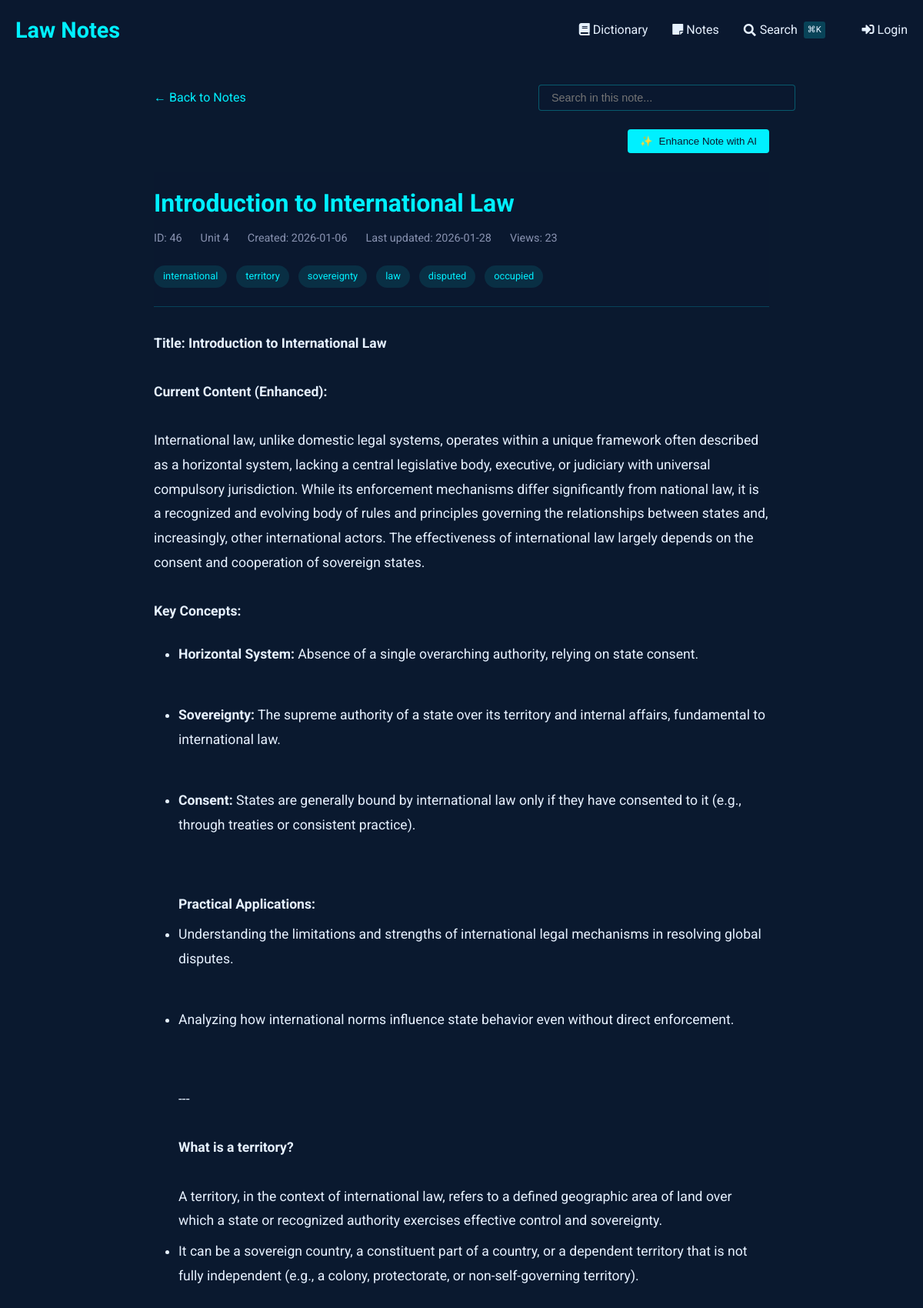
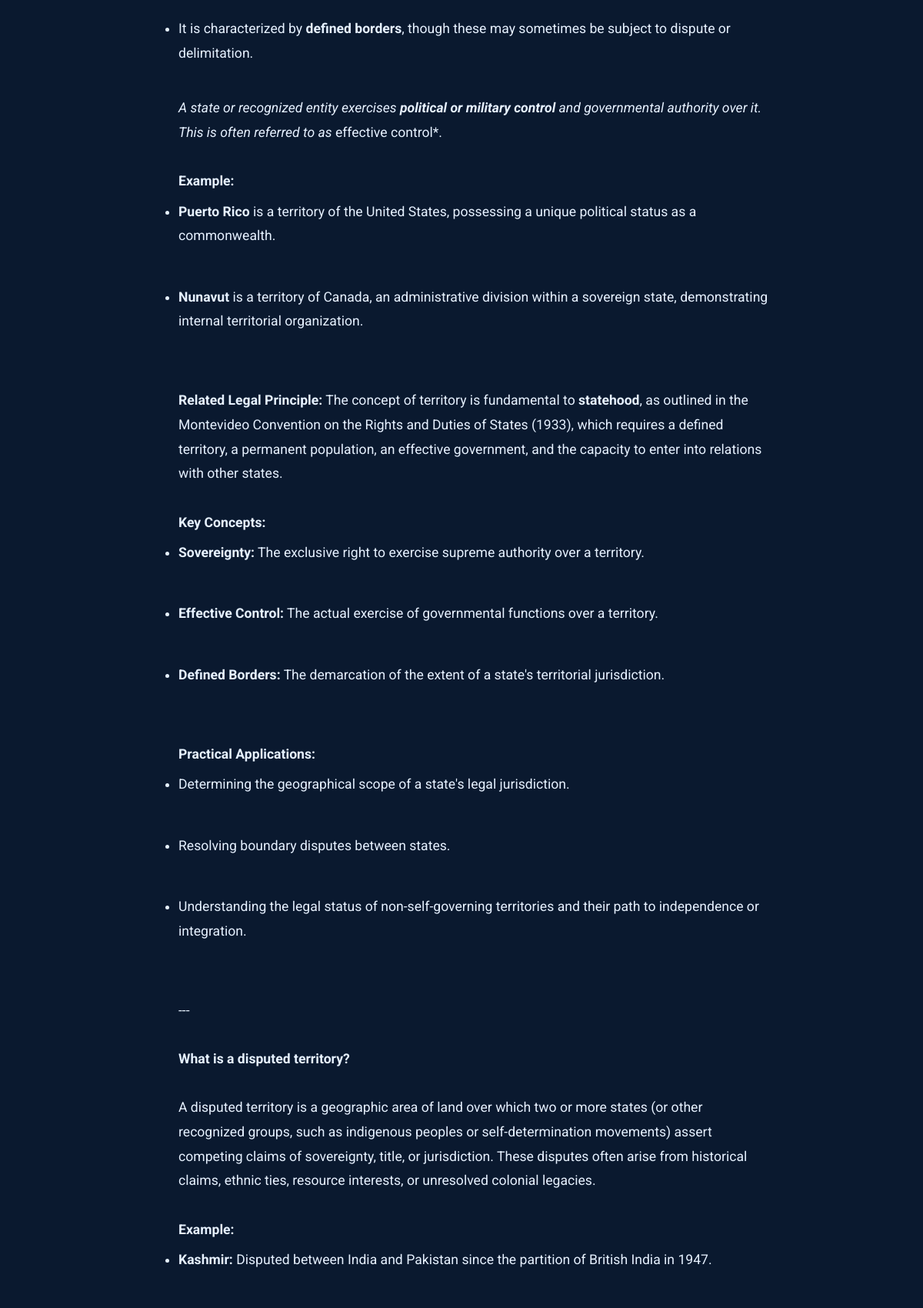
/notes/view/46 (upper part), run on the app's committed database (2 pictures, top to bottom).
### tables this page shows
CREATE TABLE notes (
    id INTEGER PRIMARY KEY AUTOINCREMENT,
    title TEXT NOT NULL,                -- short title for the note
    content TEXT NOT NULL,              -- the full note text
    unit_number INTEGER,                -- optional: to group with course units
    tags TEXT,                          -- comma-separated or JSON for filtering/search
    related_entries TEXT,               -- store glossary ids (e.g., "1,4,5") for cross-linking
    created_at TIMESTAMP DEFAULT CURRENT_TIMESTAMP,
    last_updated TIMESTAMP DEFAULT CURRENT_TIMESTAMP,
    views INTEGER DEFAULT 0,            -- track popularity
    is_favorite BOOLEAN DEFAULT 0,      -- quick flag for starred notes
    comments TEXT                       -- optional: your own thoughts or annotations
, has_worksheet BOOLEAN DEFAULT 0);

### notes_routes.py (the view, shortened to what this page needs)
@notes_bp.route('/view/<int:note_id>')
def view_note(note_id):
    db = SQL("sqlite:///notes.db")
    note = db.execute("""
        SELECT *,
               strftime('%Y-%m-%d', created_at) as created_date,
               strftime('%Y-%m-%d', last_updated) as last_updated
        FROM notes
        WHERE id = :id
    """, id=note_id)
    if not note:
        abort(404)
    note = note[0]
    db.execute("""
        UPDATE notes
        SET views = COALESCE(views, 0) + 1
        WHERE id = :id
    """, id=note_id)
    content = note['content']
    content = re.sub(r'^# (.*?)$', r'<h1>\1</h1>', content, flags=re.MULTILINE)
    content = re.sub(r'^## (.*?)$', r'<h2>\1</h2>', content, flags=re.MULTILINE)
    content = re.sub(r'^### (.*?)$', r'<h3>\1</h3>', content, flags=re.MULTILINE)
    content = re.sub(r'\*\*(.*?)\*\*', r'<strong>\1</strong>', content)
    content = re.sub(r'\*(.*?)\*', r'<em>\1</em>', content)
    content = re.sub(r'^\s*[-*] (.*?)$', r'<li>\1</li>', content, flags=re.MULTILINE)
    content = re.sub(r'(<li>.*</li>)', r'<ul>\1</ul>', content, flags=re.DOTALL)
    content = re.sub(r'^> (.*?)$', r'<blockquote>\1</blockquote>', content, flags=re.MULTILINE)
    content = content.replace('\n', '<br>')
    content = re.sub(
        r'<aside>\s*💡\s*(.*?)\s*</aside>',
        r'<div class="callout"><div class="callout-emoji">💡</div><div class="callout-content">\1</div></div>',
        content,
        flags=re.DOTALL
    )
    sections = re.split(r'(<h[1-3]>.*?</h[1-3]>)', content)
    processed_sections = []
    for i, section in enumerate(sections):
        if section.startswith('<h'):
            processed_sections.append(section)
        elif section.strip():
            if not any(tag in section for tag in ['<p>', '<ul>', '<ol>', '<blockquote>', '<div class="callout">']):
                section = f'<p>{section}</p>'
            processed_sections.append(section)
    processed_content = '\n'.join(processed_sections)
    related_entries = []
    worksheet_images = []
    if note.get('has_worksheet'):
        worksheet_images = get_worksheet_images(note_id)
    return render_template('notes/view.html',
                         note=note,
                         content=processed_content,
                         related_entries=related_entries,
                         worksheet_images=worksheet_images)

### sql.py (called while the page is built, shortened)
def _enable_logging(f):
    import logging
    import functools
    import os
    @functools.wraps(f)
    def decorator(*args, **kwargs):
        try:
            import flask
        except ModuleNotFoundError:
            return f(*args, **kwargs)
        disabled = logging.getLogger("cs50").disabled
        if flask.current_app and os.getenv("FLASK_ENV") == "development":
            logging.getLogger("cs50").disabled = False
        try:
            return f(*args, **kwargs)
        finally:
            logging.getLogger("cs50").disabled = disabled
    return decorator

def _parse_placeholder(token):
    import re
    import sqlparse
    if (
        not isinstance(token, sqlparse.sql.Token)
        or token.ttype != sqlparse.tokens.Name.Placeholder
    ):
        raise TypeError()
    if token.value == "?":
        return "qmark", None
    matches = re.search(r"^:([1-9]\d*)$", token.value)
    if matches:
        return "numeric", int(matches.group(1)) - 1
    matches = re.search(r"^:([a-zA-Z]\w*)$", token.value)
    if matches:
        return "named", matches.group(1)

    def __del__(self):
        self._disconnect()

    def _disconnect(self):
        if hasattr(_data, self._name()):
            getattr(_data, self._name()).close()
            delattr(_data, self._name())

    def _name(self):
        return str(hash(self))

        def connect(dbapi_connection, connection_record):
            try:
                if isinstance(
                    dbapi_connection, sqlite3.Connection
                ):  # If back end is sqlite
                    cursor = dbapi_connection.cursor()
                    cursor.execute("PRAGMA foreign_keys=ON")
                    cursor.close()
            except:
                pass

### templates/notes/view.html (shortened to what this page needs)
{% extends "notes/base.html" %}
{% block content %}
<div class="container" style="max-width: 800px; margin: 0 auto;">
    <div style="margin-bottom: 1.5rem; display: flex; justify-content: space-between; align-items: center; flex-wrap: wrap; gap: 1rem;">
        <a href="{{ url_for('notes.index') }}" style="color: var(--primary); text-decoration: none; display: inline-flex; align-items: center;">
            ← Back to Notes
        </a>
        <div class="search-container" style="position: relative; max-width: 300px; width: 100%;">
            <input type="text" id="noteSearch" placeholder="Search in this note..."
                   style="width: 100%; padding: 0.5rem 1rem; background: rgba(10, 25, 47, 0.7);
                          border: 1px solid rgba(0, 240, 255, 0.3); border-radius: 4px;
                          color: #e6f1ff; font-size: 0.9rem;">
        </div>
    </div>
    <div id="enhanceControls" style="margin-bottom: 1.5rem; display: flex; justify-content: flex-end; gap: 1rem;">
        <button id="enhanceNoteBtn" class="btn btn-primary" style="background: var(--primary); color: #0a192f; border: none; padding: 0.5rem 1rem; border-radius: 4px; cursor: pointer; font-weight: 500; display: flex; align-items: center; gap: 0.5rem;">
            <span id="enhanceIcon">✨</span> Enhance Note with AI
        </button>
    </div>
    <article class="note">
        <header class="note-header">
            <h1 class="note-title">
                {{ note.title }}
            </h1>
            <div class="note-meta">
                <span>ID: {{ note.id }}</span>
                {% if note.unit_number %}
                <span>Unit {{ note.unit_number }}</span>
                {% endif %}
                <span>Created: {{ note.created_date }}</span>
                <span>Last updated: {{ note.last_updated }}</span>
                <span>Views: {{ note.views or 0 }}</span>
            </div>
            {% if note.tags %}
            <div class="note-tags" style="margin-top: 1rem;">
                {% for tag in note.tags.split(',') %}
                    <span class="tag">{{ tag.strip() }}</span>
                {% endfor %}
            </div>
            {% endif %}
        </header>
        <div class="note-content">
            {{ content|safe }}
        </div>
    </article>
</div>
{% endblock %}

### templates/dictionary/base.html (style rules this page uses)
:root { --primary: #00f0ff; --bg-dark: #0a192f; --text: #e6f1ff; --success: #2ecc71; --error: #e74c3c; }
body { font-family: 'Roboto', sans-serif; background-color: var(--bg-dark); color: var(--text); line-height: 1.6; margin: 0; padding: 0; }
.container { max-width: 1200px; margin: 0 auto; padding: 0 20px; }
header { background: rgba(10, 25, 47, 0.9); padding: 1rem 0; }
.btn { display: inline-block; padding: 0.6rem 1.5rem; background: var(--primary); color: #000; border: none; border-radius: 4px; cursor: pointer; text-decoration: none; font-weight: 500; transition: all 0.3s; }

### templates/notes/view.html (style rules this page uses)
.note-header { margin-bottom: 2rem; padding-bottom: 1rem; border-bottom: 1px solid rgba(0, 240, 255, 0.2); }
.note-title { color: var(--primary); margin: 0 0 0.5rem 0; font-size: 2rem; font-weight: 700; }
.note-meta { display: flex; gap: 1.5rem; color: #8892b0; font-size: 0.9rem; margin-bottom: 1.5rem; }
.note-content { font-size: 1.1rem; line-height: 1.8; color: #e6f1ff; }
.note-content ul, .note-content ol { margin: 1.5rem 0; padding-left: 2rem; }
.note-content li { margin: 0.5rem 0; }
.tag { display: inline-block; background: rgba(0, 240, 255, 0.1); color: var(--primary); padding: 0.25rem 0.75rem; border-radius: 20px; font-size: 0.8rem; margin-right: 0.5rem; margin-bottom: 0.5rem; }

### data on the page
notes: title "Introduction to International Law", id "46", unit_number "4", views "23"

### other printed values
{{ note.created_date }} "2026-01-06"
{{ note.last_updated }} "2026-01-28"
{{ tag.strip() }} "international" "territory" "sovereignty" "law" "disputed" "occupied"
